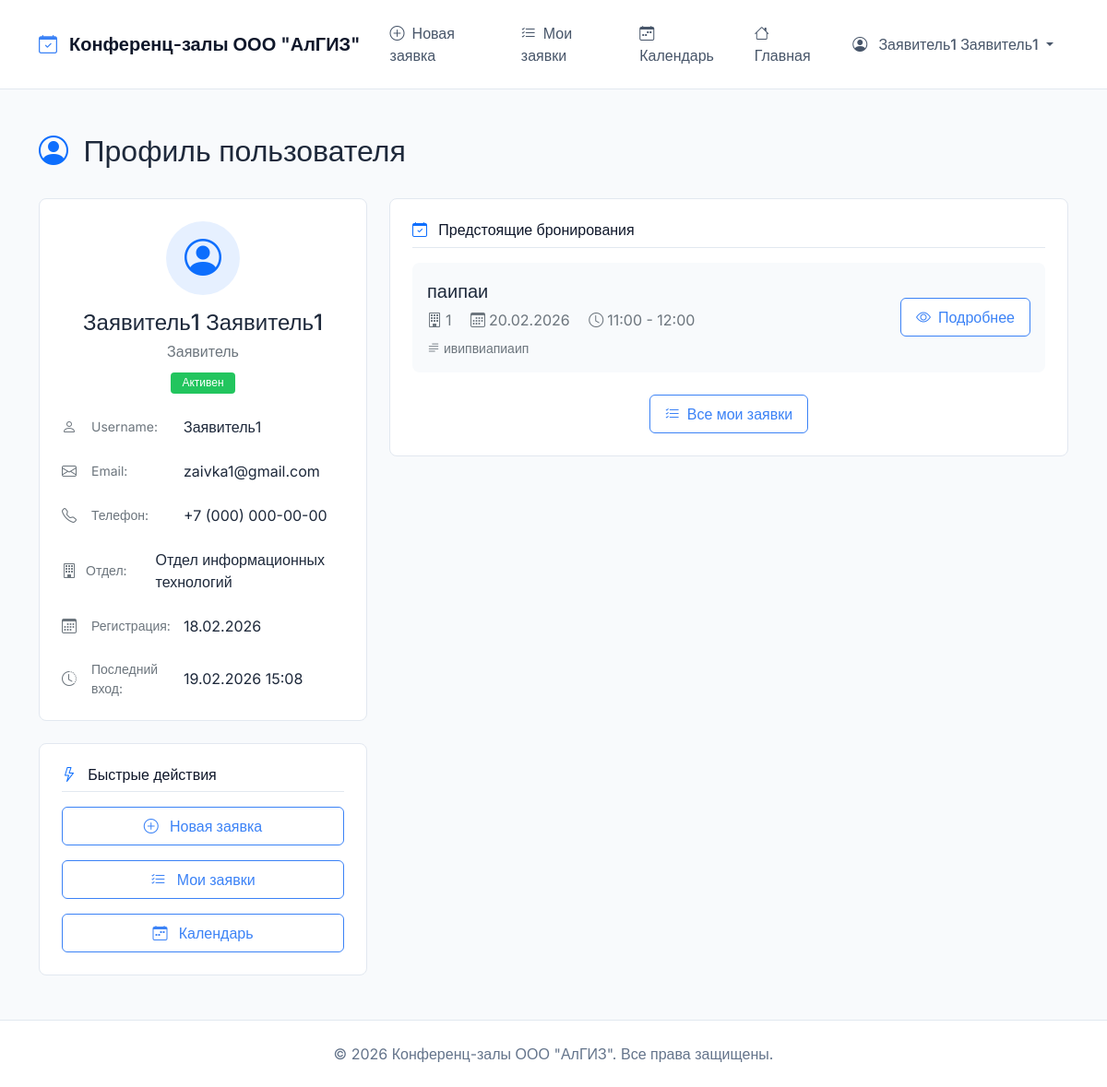
Before: /profile/ (signed in) with the older database file.
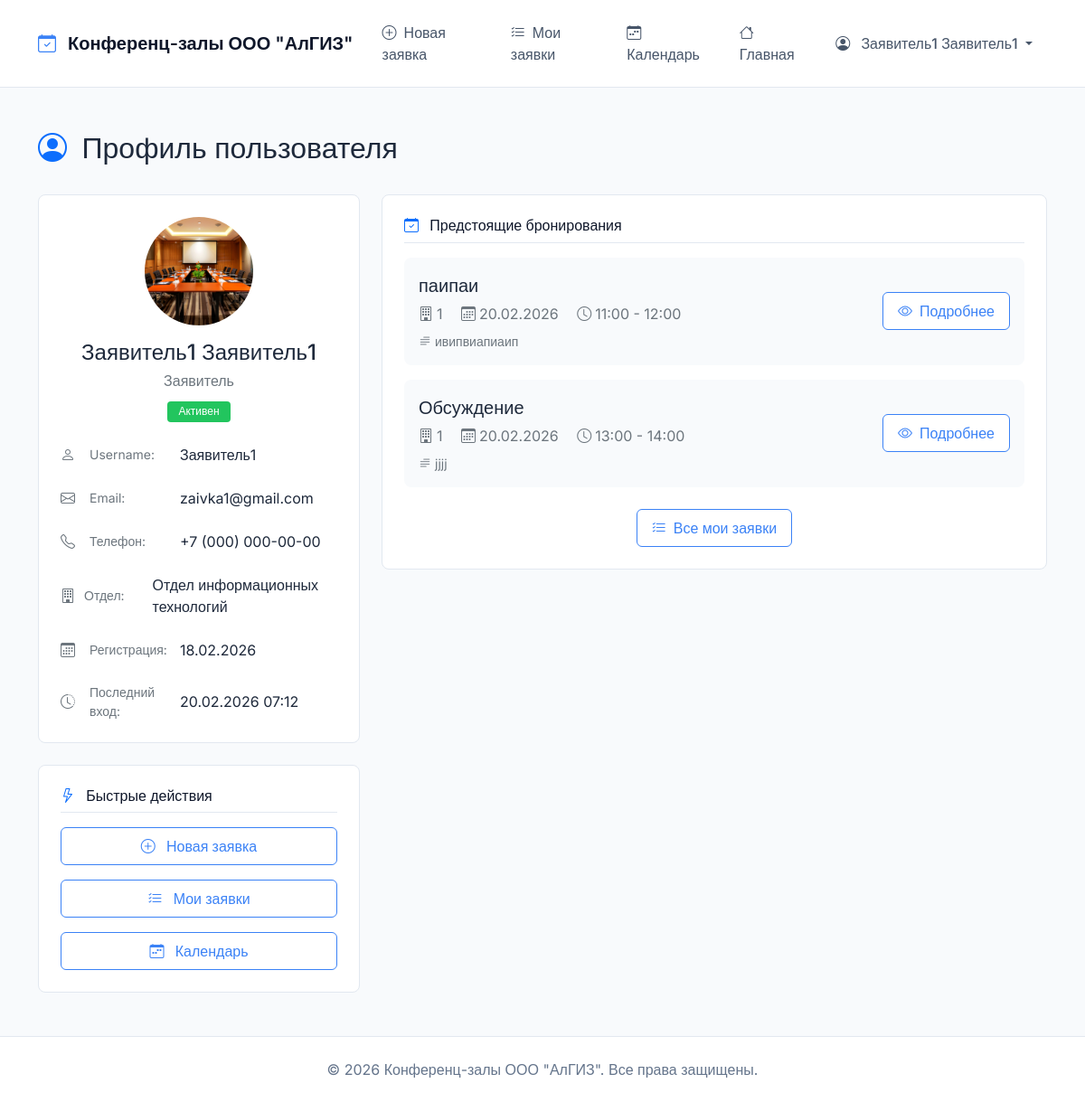
After: the same page with the newer database file.
### bookings/models.py (models this page shows, shortened)
class User(AbstractUser):
    ROLE_CHOICES = (
        ('moderator', 'Модератор'),
        ('requester', 'Заявитель'),
        ('employee', 'Сотрудник'),
    )
    role = models.CharField(max_length=20, choices=ROLE_CHOICES, default='employee', verbose_name="Роль")
    phone = models.CharField(max_length=20, blank=True, verbose_name="Телефон")
    department = models.CharField(max_length=100, blank=True, verbose_name="Отдел")
    avatar = models.ImageField(upload_to='avatars/', blank=True, null=True, verbose_name="Аватар")
    def get_full_name(self):
        if self.first_name and self.last_name:
            return f"{self.first_name} {self.last_name}"
        return self.username
    class Meta:
        verbose_name = "Пользователь"
        verbose_name_plural = "Пользователи"

class Booking(models.Model):
    STATUS_CHOICES = (
        ('pending', 'Ожидает подтверждения'),
        ('approved', 'Подтверждено'),
        ('rejected', 'Отклонено'),
        ('cancelled', 'Отменено'),
    )
    room = models.ForeignKey(ConferenceRoom, on_delete=models.CASCADE, verbose_name="Зал", related_name='bookings')
    requester = models.ForeignKey(User, on_delete=models.CASCADE, related_name='bookings', verbose_name="Заявитель")
    title = models.CharField(max_length=200, verbose_name="Название мероприятия")
    description = models.TextField(verbose_name="Описание")
    start_time = models.DateTimeField(verbose_name="Начало")
    end_time = models.DateTimeField(verbose_name="Окончание")
    participants_count = models.PositiveIntegerField(verbose_name="Количество участников")
    status = models.CharField(max_length=20, choices=STATUS_CHOICES, default='pending', verbose_name="Статус")
    created_at = models.DateTimeField(auto_now_add=True, verbose_name="Создано")
    updated_at = models.DateTimeField(auto_now=True, verbose_name="Обновлено")
    moderated_by = models.ForeignKey(User, null=True, blank=True, on_delete=models.SET_NULL,
                                     related_name='moderated_bookings', verbose_name="Модератор")
    moderation_comment = models.TextField(blank=True, verbose_name="Комментарий модератора")
    class Meta:
        verbose_name = "Бронирование"
        verbose_name_plural = "Бронирования"
        ordering = ['-start_time']
        indexes = [
            models.Index(fields=['start_time', 'end_time']),
            models.Index(fields=['status']),
            models.Index(fields=['room', 'status']),
        ]

class ConferenceRoom(models.Model):
    name = models.CharField(max_length=100, verbose_name="Название")
    capacity = models.PositiveIntegerField(verbose_name="Вместимость")
    location = models.CharField(max_length=200, verbose_name="Местоположение")
    description = models.TextField(blank=True, verbose_name="Описание")
    has_projector = models.BooleanField(default=False, verbose_name="Проектор")
    has_video_conference = models.BooleanField(default=False, verbose_name="Видеоконференция")
    has_whiteboard = models.BooleanField(default=False, verbose_name="Доска")
    is_active = models.BooleanField(default=True, verbose_name="Активен")
    image = models.ImageField(upload_to='rooms/', blank=True, null=True, verbose_name="Изображение")
    created_at = models.DateTimeField(auto_now_add=True, verbose_name="Дата создания")
    updated_at = models.DateTimeField(auto_now=True, verbose_name="Дата обновления")
    class Meta:
        verbose_name = "Конференц-зал"
        verbose_name_plural = "Конференц-залы"
        ordering = ['name']

### bookings/views.py (the view)
# urls.py: path('profile/', views.profile, name='profile'),
@any_role_required
def profile(request):
    user = request.user
    context = {
        'profile_user': user,
        'total_bookings': Booking.objects.filter(requester=user).count(),
        'pending_bookings': Booking.objects.filter(requester=user, status='pending').count(),
        'approved_bookings': Booking.objects.filter(requester=user, status='approved').count(),
        'rejected_bookings': Booking.objects.filter(requester=user, status='rejected').count(),
        'cancelled_bookings': Booking.objects.filter(requester=user, status='cancelled').count(),
        'recent_bookings': Booking.objects.filter(requester=user).order_by('-created_at')[:5],
        'active_bookings': Booking.objects.filter(
            requester=user, status='approved', start_time__gte=timezone.now()
        ).order_by('start_time')[:3],
        'now': timezone.now(),
    }
    return render(request, 'bookings/profile.html', context)

### bookings/templates/bookings/profile.html (shortened to what the changed rows need)
{% extends 'bookings/base.html' %}
{% load static %}
{% block content %}
<div class="row mb-4">
    <div class="col-12">
        <h2 class="fw-semibold">
            <i class="bi bi-person-circle text-primary me-2"></i>
            Профиль пользователя
        </h2>
    </div>
</div>
<div class="row g-4">
    <div class="col-lg-4">
        <div class="border rounded-3 bg-white p-4 mb-4">
            <div class="text-center mb-4">
                <div class="mb-3">
                    {% if profile_user.avatar and profile_user.avatar.url %}
                        <img src="{{ profile_user.avatar.url }}"
                             class="rounded-circle"
                             style="width: 120px; height: 120px; object-fit: cover;"
                             alt="{{ profile_user.username }}">
                    {% else %}
                        <div class="bg-primary bg-opacity-10 rounded-circle d-inline-flex p-3">
                            <i class="bi bi-person-circle text-primary fs-1"></i>
                        </div>
                    {% endif %}
                </div>
                <h4 class="fw-semibold mb-1">{{ profile_user.get_full_name|default:profile_user.username }}</h4>
                <p class="text-secondary mb-2">{{ profile_user.get_role_display }}</p>
                <span class="badge {% if profile_user.is_active %}bg-success{% else %}bg-secondary{% endif %}">
                    {{ profile_user.is_active|yesno:"Активен,Неактивен" }}
                </span>
            </div>
            <div class="vstack gap-3">
                <div class="d-flex align-items-center">
                    <i class="bi bi-person text-secondary me-2" style="width: 1.5rem;"></i>
                    <span class="text-secondary small" style="width: 100px;">Username:</span>
                    <span class="fw-medium">{{ profile_user.username }}</span>
                </div>
                <div class="d-flex align-items-center">
                    <i class="bi bi-envelope text-secondary me-2" style="width: 1.5rem;"></i>
                    <span class="text-secondary small" style="width: 100px;">Email:</span>
                    <span class="fw-medium">{{ profile_user.email }}</span>
                </div>
                <div class="d-flex align-items-center">
                    <i class="bi bi-telephone text-secondary me-2" style="width: 1.5rem;"></i>
                    <span class="text-secondary small" style="width: 100px;">Телефон:</span>
                    <span class="fw-medium">{{ profile_user.phone|default:"—" }}</span>
                </div>
                <div class="d-flex align-items-center">
                    <i class="bi bi-building text-secondary me-2" style="width: 1.5rem;"></i>
                    <span class="text-secondary small" style="width: 100px;">Отдел:</span>
                    <span class="fw-medium">{{ profile_user.department|default:"—" }}</span>
                </div>
                <div class="d-flex align-items-center">
                    <i class="bi bi-calendar3 text-secondary me-2" style="width: 1.5rem;"></i>
                    <span class="text-secondary small" style="width: 100px;">Регистрация:</span>
                    <span class="fw-medium">{{ profile_user.date_joined|date:"d.m.Y" }}</span>
                </div>
                <div class="d-flex align-items-center">
                    <i class="bi bi-clock-history text-secondary me-2" style="width: 1.5rem;"></i>
                    <span class="text-secondary small" style="width: 100px;">Последний вход:</span>
                    <span class="fw-medium">{{ profile_user.last_login|date:"d.m.Y H:i"|default:"никогда" }}</span>
                </div>
            </div>
        </div>
    </div>
    <div class="col-lg-8">
        {% if active_bookings %}
        <div class="border rounded-3 bg-white p-4">
            <div class="vstack gap-2">
                {% for booking in active_bookings %}
                <div class="d-flex justify-content-between align-items-center p-3 bg-light rounded-3">
                    <div>
                        <div class="fw-medium fs-5 mb-1">{{ booking.title }}</div>
                        <div class="text-secondary">
                            <i class="bi bi-building me-1"></i>{{ booking.room.name }}
                            <i class="bi bi-calendar3 ms-3 me-1"></i>{{ booking.start_time|date:"d.m.Y" }}
                            <i class="bi bi-clock ms-3 me-1"></i>{{ booking.start_time|date:"H:i" }} - {{ booking.end_time|date:"H:i" }}
                        </div>
                        {% if booking.description %}
                        <div class="small text-secondary mt-2">
                            <i class="bi bi-text-paragraph me-1"></i>{{ booking.description|truncatechars:100 }}
                        </div>
                        {% endif %}
                    </div>
                    <a href="{% url 'bookings:booking_detail' booking.id %}"
                       class="btn btn-outline-primary ms-3">
                        <i class="bi bi-eye me-2"></i>Подробнее
                    </a>
                </div>
                {% endfor %}
            </div>
        </div>
        {% endif %}
    </div>
</div>
{% endblock %}

### bookings/templates/bookings/base.html (shortened to what the changed rows need)
<!DOCTYPE html>
<html lang="ru">
<head>
    <link href="https://cdn.jsdelivr.net/npm/bootstrap@5.1.3/dist/css/bootstrap.min.css" rel="stylesheet">
    <link rel="stylesheet" href="https://cdn.jsdelivr.net/npm/bootstrap-icons@1.8.1/font/bootstrap-icons.css">
    {% load static %}
    <link rel="stylesheet" href="{% static 'bookings/css/style.css' %}">
</head>
<body>
    <nav class="navbar navbar-expand-lg">
        <div class="container">
            <div class="collapse navbar-collapse" id="navbarNav">
                <ul class="navbar-nav">
                    {% if user.is_authenticated %}
                        <li class="nav-item dropdown">
                            <a class="nav-link dropdown-toggle" href="#" id="userDropdown" role="button"
                               data-bs-toggle="dropdown" aria-expanded="false">
                                <i class="bi bi-person-circle"></i>
                                {{ user.get_full_name|default:user.username }}
                            </a>
                        </li>
                    {% endif %}
                </ul>
            </div>
        </div>
    </nav>
    <main class="container mt-5">
        {% block content %}
        {% endblock %}
    </main>
</body>
</html>

Changed rows visible on the page:
changed User "Заявитель1 Заявитель1": avatar: picture added; last_login "19.02.2026 15:08" → "20.02.2026 07:12"
added Booking: title "Обсуждение", room.name "1", start_time "20.02.2026", start_time "13:00", end_time "14:00", description "jjjj"
